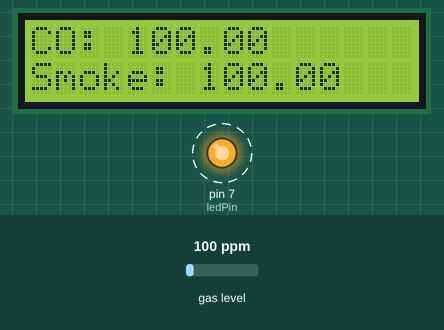
Simulated run of this sketch. Board: Arduino Uno, built with avr-gcc and run on an emulated ATmega328P. Parts: 16×2 character LCD, output pins drawn as LEDs (lit = HIGH). Dashed ring = blinking. Inputs (shaded band) come from the test bench; at power-on: gas level 100 ppm.

Above: at 2.7 s.
2.8 s: gas level set to 20 ppm
At 4.2 s:
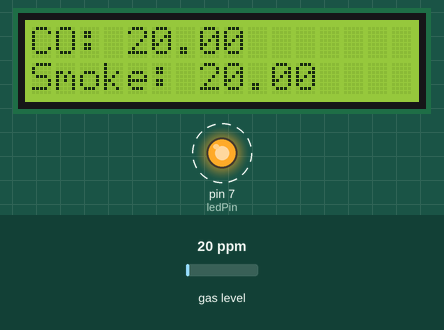
5.1 s: gas level set to 250 ppm
At 6.8 s:
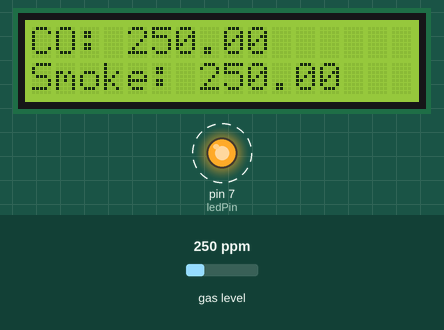
7.4 s: gas level set to 500 ppm
At 8.2 s:
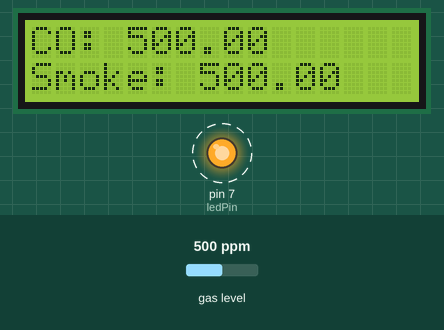
Timing chart, 0 to 15.3 s (numbered marks = the images above; inputs shaded):
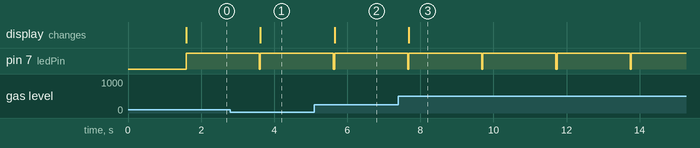

The sketch:

sketch_nov25b.ino
```cpp
#include <MQ2.h>

#include <Wire.h>
#include <LCD.h>
#include <LiquidCrystal_I2C.h>

int pin = A0;
int ledPin = 7;

MQ2 mq2(pin);

LiquidCrystal_I2C lcd(0x27,2,1,0,4,5,6,7,3,POSITIVE);

void setup() {
  lcd.begin(16,2);
  lcd.setCursor(0,0);
  mq2.begin();
  pinMode(ledPin, OUTPUT);
//  digitalWrite(ledPin, LOW);
  delay(1000);
}

void loop(){
  digitalWrite(ledPin, LOW);
  float* values = mq2.read(true);
  float co = mq2.readCO();
  float smoke = mq2.readSmoke();
  lcd.clear();
  lcd.setCursor(0,0);
  lcd.print("CO: ");
  lcd.setCursor(4,0);
  lcd.print(co);
  // Smoke
  lcd.setCursor(0,1);
  lcd.print("Smoke: ");
  lcd.setCursor(7,1);
  lcd.print(smoke);

  if (co > 2.0) {
    digitalWrite(ledPin, HIGH);
  }
  delay(2000);
}
```

Measured:
- after the input at 2.8 s, the display: changes after 0.82 s (image 1)
- after the input at 5.1 s, the display: changes after 0.55 s (image 2)
- after the input at 7.4 s, the display: changes after 0.28 s (image 3)
- by itself, pin 7 (ledPin): alternates HIGH for 2.0 s and LOW for 0.03 s
